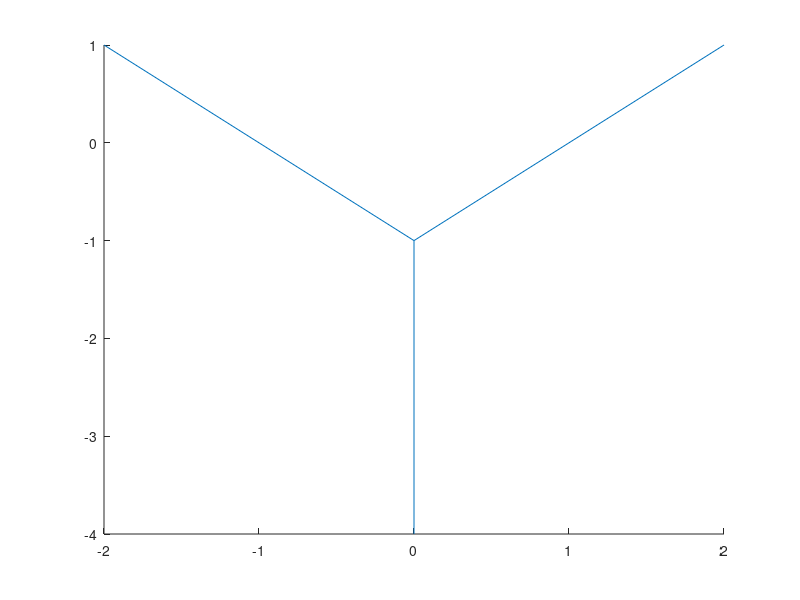
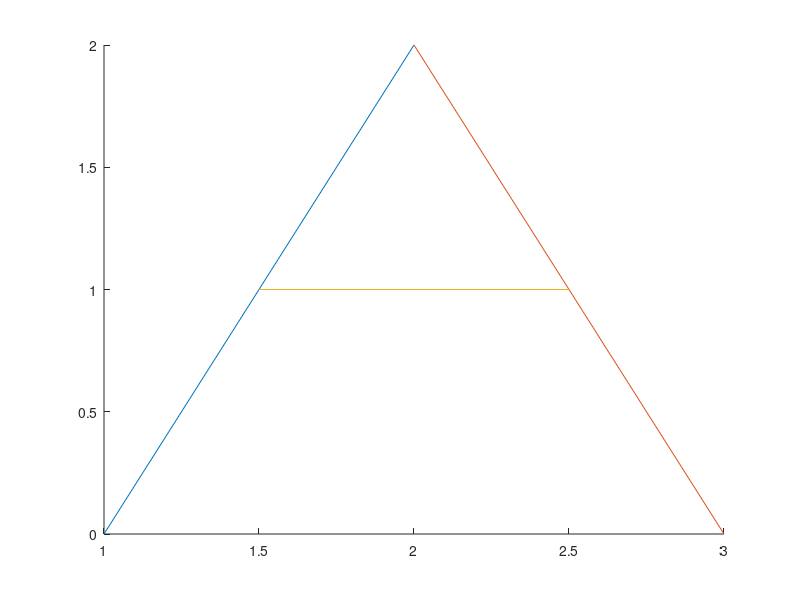
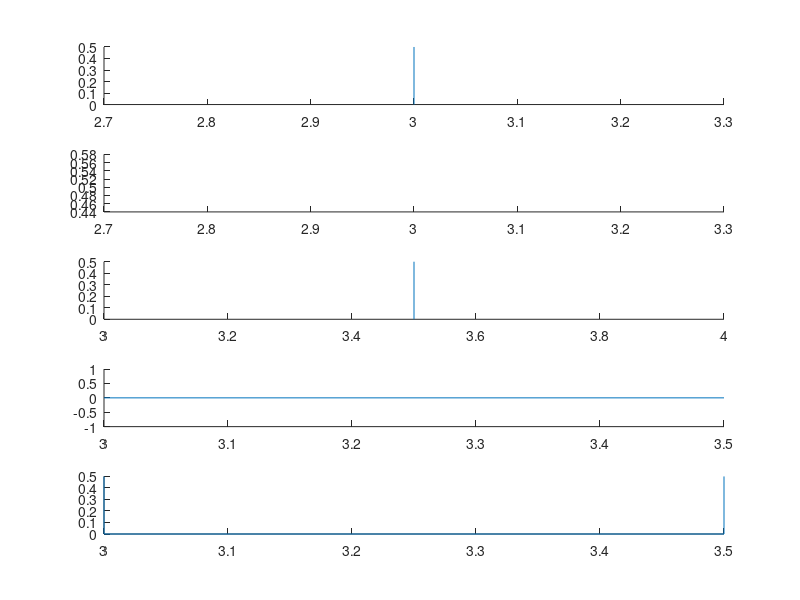
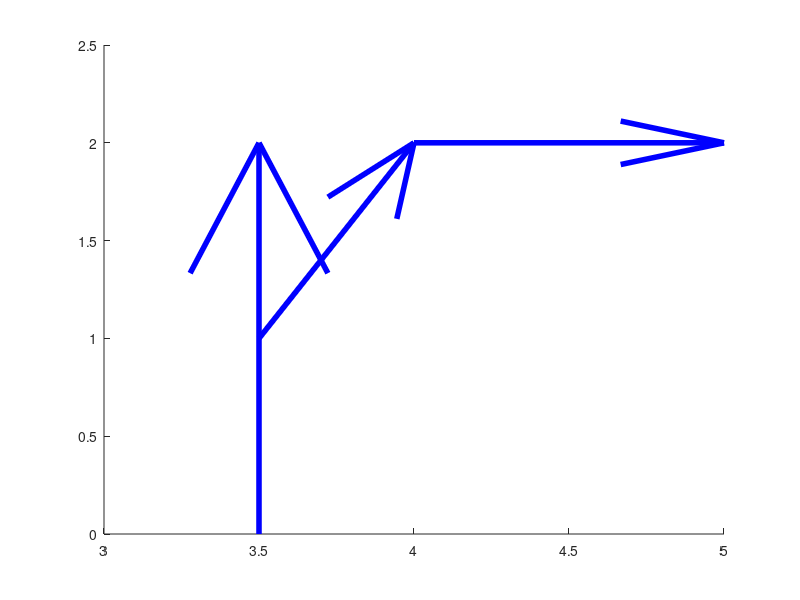

Reproduce these figures in MATLAB, in order.
figure('name', "Task01", 'numbertitle', 'off');
line([0,0],[-4,-1]);
line([-2,0],[1,-1]);
line([2,0],[1,-1]);

figure('name', "Task02", 'numbertitle', 'off');
line([1 2 1.5; 2 3 2.5], [0 2 1; 2 0 1]);

figure('name', "Task03", 'numbertitle', 'off');
subplot(5, 1, 1);
line([3,3],[0,0.5]);
subplot(5, 1, 2);
line([3,3],[0.5,0.5]);
subplot(5,1,3);
line([3.5,3.5],[0.5,0]);
subplot(5,1,4);
line([3.5,3],[0,0]);
subplot(5,1,5);
line([3,3],[0,0.5]);
line([3,3],[0.5,0.5]);
line([3.5,3.5],[0.5,0]);
line([3.5,3],[0,0]);

figure('name', "Task04", 'numbertitle', 'off');
hold on;
quiver(3.5,0,0,2,0, 'LineWidth', 4, 'Color', 'blue');
quiver(3.5,1,0.5,1,0, 'LineWidth', 4, 'Color', 'blue');
quiver(4,2,1,0,0, 'LineWidth', 4, 'Color', 'blue');
hold off;

figure('name', "Task05", 'numbertitle', 'off');
hold on;
quiver3(0,0,0,1,0,0,0);
quiver3(0,0,0,0,1,0,0);
quiver3(0,0,0,0,0,1,0);
view(120,30);
hold off;

figure('name', "Task06", 'numbertitle', 'off');
hold on;
line([0 0; 3 0],[0 0; 0 3], 'linewidth', 2, 'color', 'green');
quiver(0,0,0,1,0, 'linewidth', 4, 'color', 'red');
quiver(0,0,1,0,0, 'linewidth', 4, 'color', 'red');
hold off;

figure('name', "Task07", 'numbertitle', 'off');
hold on;
line([0;4],[0;0],[0;0], 'linewidth', 2, 'color', 'blue');
line([0;0],[0;4],[0;0], 'linewidth', 2, 'color', 'blue');
line([0;0],[0;0],[0;4], 'linewidth', 2, 'color', 'blue');
quiver3(0,0,0,0,0,1,0, 'linewidth', 4, 'color', 'red');
quiver3(0,0,0,0,1,0,0, 'linewidth', 4, 'color', 'red');
quiver3(0,0,0,1,0,0,0, 'linewidth', 4, 'color', 'red');
hold off;

figure('name', "Task08", 'numbertitle', 'off');
grid on;
axis equal;
line([4 4 8; 4 8 8],[1 -4 -4; -4 -4 1], 'linewidth', 2, 'color', 'green')
axis([0 12 -5 2]);
text(4,1, '(4,1)');
text(4,-4, '(4,-4)');
text(8,-4, '(8,-4)');
text(8,1, '(8,1)');

figure('name', "Task09", 'numbertitle', 'off')
hold on;
A = [1.5 1];
B = [2 2];
C = [2.5 1];
AB = quiver(1.5,1,B(1)-A(1), B(2)-A(2),0, 'color', 'blue')
BC = quiver(2,2,C(1)-B(1),C(2)-B(1),0,  'color', 'blue')
AC = quiver(1.5,1,C(1)-A(1),C(2)-A(2),0)
text(1.5,1,'(1,1.5)')
text(2,2,'(2,2)')
text(2.5,1,'(2.5,1)')
hold off;

figure('name', "Task10", 'numbertitle', 'off')
A = [1.5 1]
B = [2 2]
C = [2.5 1]
D = [2 0]
hold on
subplot(2,1,1)
hold on
line([A(1) B(1) C(1) D(1);B(1) C(1) D(1) A(1)],
     [A(2) B(2) C(2) D(2);B(2) C(2) D(2) A(2)])
text(A(1),A(2),'(1.5,1)')
plot(A(1),A(2),"*")
text(B(1),B(2),'(2,2)')
plot(B(1),B(2),"*")
text(C(1),C(2),'(2.5,1)')
plot(C(1),C(2),"*")
text(D(1),D(2),'(2,0)')
plot(D(1),D(2),"*")
hold off
subplot(2,1,2)
hold on
AB = quiver(A(1),A(2),B(1)-A(1), B(2)-A(2),0, 'color', 'blue')
AD = quiver(A(1),A(2),D(1)-A(1),D(2)-A(2),0, 'color', 'blue')
AC = quiver(A(1),A(2),C(1)-A(1),C(2)-A(2),0,  'color', 'red')
BC = quiver(B(1),B(2),C(1)-B(1),C(2)-B(2),0,  'color', 'black')
DC = quiver(D(1),D(2),C(1)-D(1),C(2)-D(2),0, 'color', 'black')

figure('name', "Task11", 'numbertitle', 'off')
a1 = [2 2 4]
b1 = [1 1 1]
sum = a1 + b1
a2 = [6 5 4]
b2 = [1 1 1]
diff = a2 - b2
subplot(2,1,1)
hold on
quiver3(0,0,0,2,2,4,0, 'color', 'blue')
text(1,1,2,'\bfa1')
quiver3(2,2,4,1,1,1,0, 'color', 'blue')
text(2.5,2.5,4.5, '\bfb1')
quiver3(0,0,0,sum(1),sum(2),sum(3), 'color', 'red')
text(1.5,1.5,2.5, '\bfa1+b1')
hold off
subplot(2,1,2)
hold on
quiver3(0,0,0,6,5,4,0, 'color', 'blue')
text(3,2.5,2,'\bfa2')
quiver3(6,5,4,-1,-1,-1,0, 'color', 'blue')
text(5.5,4.5,3.5,'\bfb2')
quiver3(0,0,0,diff(1),diff(2),diff(3), 'color', 'red')
text(diff(1)/2,diff(2)/2,diff(3)/2,'\bfa2-b2')
